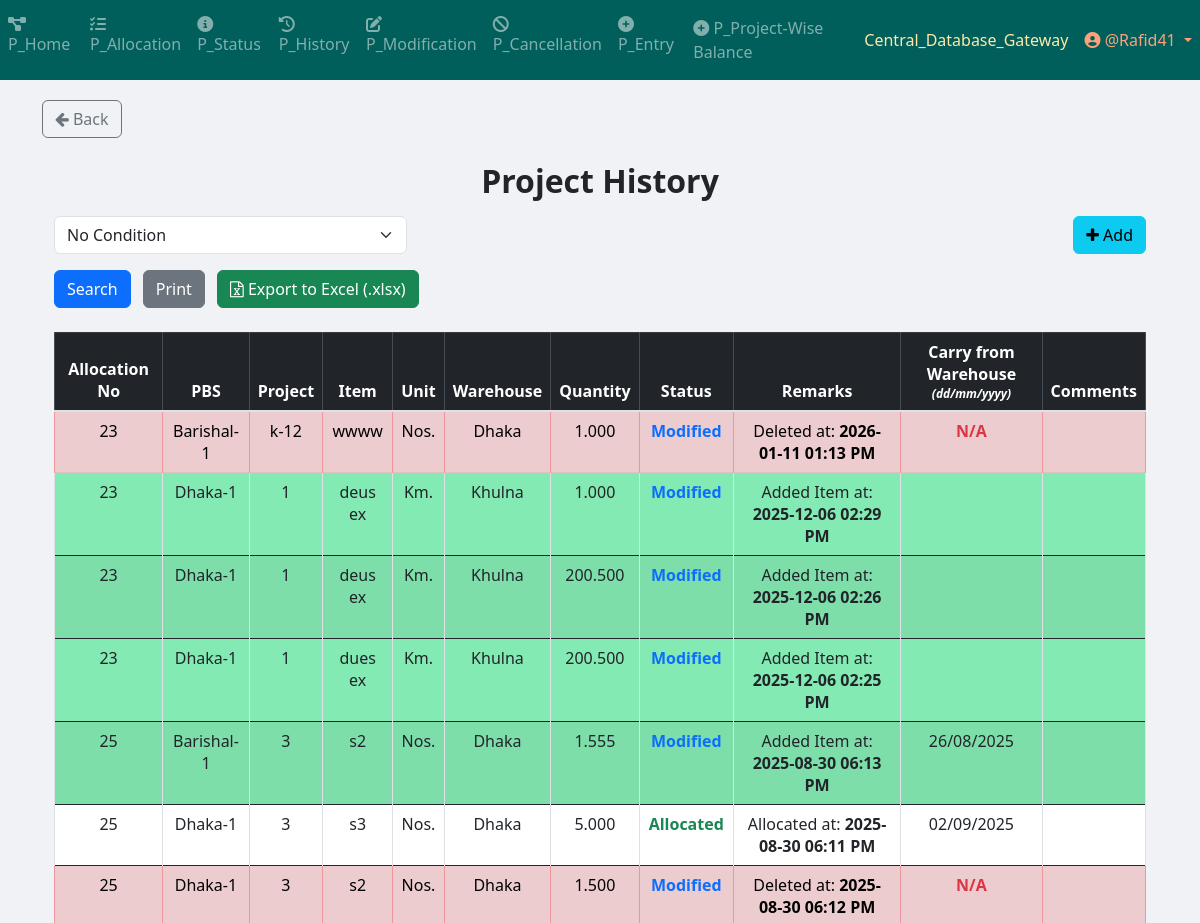
/project/project_history/ (signed in, upper part), run on an earlier commit of the app's database.
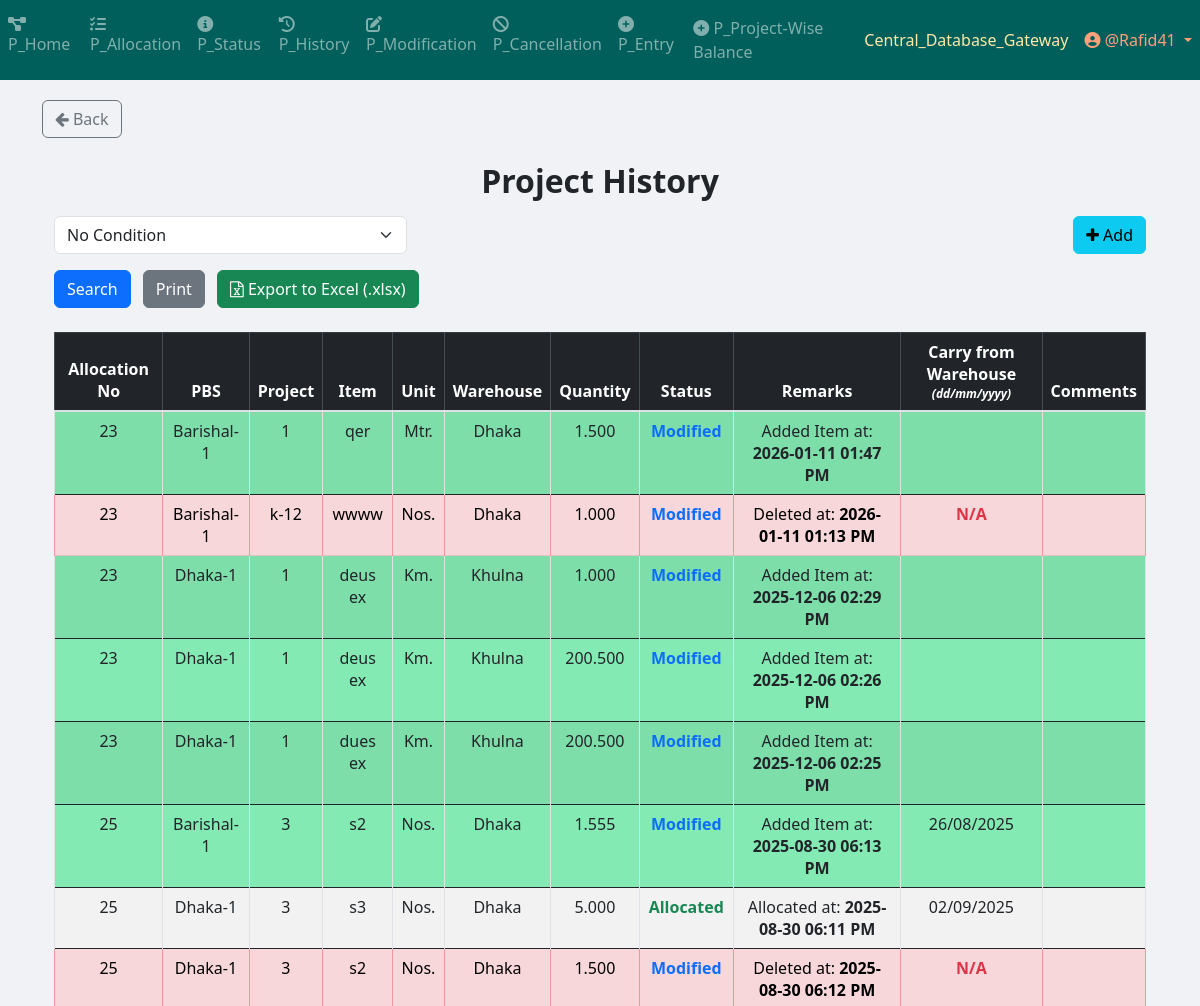
And on a later commit of the database.
### Project_App_History/models.py (models this page shows, shortened)
class Project_History(models.Model):
    GUID = models.CharField(max_length=100, default="", blank=True, null=True)
    allocation_no = models.IntegerField()
    pbs = models.TextField()
    project = models.TextField()
    item = models.TextField()
    warehouse = models.CharField(max_length=50)
    unit_of_item = models.TextField()
    quantity = models.DecimalField(
        max_digits=20,
        decimal_places=3,
        default=0.00
    )
    created_at = models.DateTimeField(auto_now=True)
    STATUS_CHOICES = [
        ("Pending Approval", "Pending Approval"),
        ("Allocated", "Allocated"),
        ("Cancelled", "Cancelled"),
        ("Modified", "Modified"),
    ]
    status = models.CharField(
        max_length=100, choices=STATUS_CHOICES, default="Allocated"
    )
    remarks = models.TextField(blank=True, null=True)
    remarks_status = models.CharField(max_length=100, blank=True, null=True)
    carry_from_warehouse = models.CharField(max_length=100, blank=True, null=True)
    comments = models.TextField(blank=True, null=True)
    item_primary_key = models.BigIntegerField(null=True)

### Project_App_History/views.py (the view, shortened to what this page needs)
# urls.py: path("history/", include("App_History.urls")),
@login_required
def history(request):
    results = History.objects.all().order_by('-created_at')
    applied_filters = []
    for i in range(1, 10):  # support up to 9 filters
        filter_type = request.GET.get(f"filter_type_{i}")
        filter_value = request.GET.get(f"filter_value_{i}")
        date_status = request.GET.get(f"date_status_{i}")
        if filter_value:
            filter_value = filter_value.strip()
        if not filter_type or filter_type == "no_condition" or (not filter_value and filter_type not in ["carry_from_warehouse_date"]):
            continue
    group = request.user.user_group.user_group_type if hasattr(request.user, "user_group") else ""
    print_view = request.GET.get("print_view") == "true"
    if print_view:
        items = results
    else:
        page = request.GET.get('page', 1)
        paginator = Paginator(results, 50)
        try:
            items = paginator.page(page)
        except PageNotAnInteger:
            items = paginator.page(1)
        except EmptyPage:
            items = paginator.page(paginator.num_pages)
    context = {
        "items": items,
        "status_choices_json": json.dumps(History.STATUS_CHOICES),
        "can_edit_carry": group in ["Editor", "Only_View_History_and_Edit_Carry_From_Warehouse_Column"],
        "can_edit_comments": group in ["Editor"],
        "is_print_view": print_view,
    }
    return render(request, "Project_Templates/Project_App_History/view_and_print_history.html", context)

### App_Admin_Panel/templatetags/nav_CDB_links_loader.py (called while the page is built)
@register.simple_tag
def external_link_from_static(filename):
    subpath = filename
    if not subpath.startswith("links" + os.sep) and not subpath.startswith("links/"):
        subpath = os.path.join("links", filename)
    file_path = find(subpath)
    if not file_path:
        return ""
    try:
        with open(file_path, "r", encoding="utf-8") as f:
            return f.read().strip()
    except Exception:
        return ""

### templates/Project_Templates/Project_App_History/view_and_print_history.html (shortened to what this page needs)
{% extends 'base.html' %}
{% load static %}
{% load tz %}
{% block body_block %}
<a href="{% url 'Project_App_Home:project_home_page' %}" class="btn btn-outline-secondary">
    <i class="fa fa-arrow-left"></i> Back
</a>
<div class="container mt-4">
    <h2 class="text-center mb-3"><b>Project History</b></h2>
    <form method="GET" class="mb-4" id="dynamicSearchForm" {% if is_print_view %}style="display:none;"{% endif %}>
        <div id="filterRowsContainer">
        </div>
        <div class="row mt-3">
            <div class="col-md-12">
                <button type="submit" class="btn btn-primary me-2">Search</button>
                <button type="button" class="btn btn-secondary me-2" onclick="printResults()">Print</button>
                <button type="button" class="btn btn-success" onclick="exportToExcelGeneric()">
                    <i class="fa fa-file-excel-o"></i> Export to Excel (.xlsx)
                </button>
            </div>
        </div>
    </form>
    <div id="printableArea" class="table-responsive">
        <table class="table table-bordered table-striped table-hover text-center" id="historyTable">
            <thead class="table-dark sticky-top">
                <tr>
                    <th>Allocation No</th>
                    <th>PBS</th>
                    <th>Project</th>
                    <th>Item</th>
                    <th>Unit</th>
                    <th>Warehouse</th>
                    <th>Quantity</th>
                    <th>Status</th>
                    <th>Remarks</th>
                    <th>
                        Carry from Warehouse<br>
                        <span style="font-size: 0.75em; font-style: italic;">(dd/mm/yyyy)</span>
                    </th>
                    <th>Comments</th>
                </tr>
            </thead>
            <tbody>
                {% if items %}
                    {% for item in items %}
                         <tr class="{% if item.remarks_status == 'Deleted' or item.status == 'Cancelled' %}table-danger{% elif item.remarks_status == 'Added' and item.status == 'Modified' %}table-light-green{% endif %}">
                            <td>{{ item.allocation_no }}</td>
                            <td>{{ item.pbs }}</td>
                            <td>{{ item.project }}</td>
                            <td>{{ item.item }}</td>
                            <td>{{ item.unit_of_item }}</td>
                            <td>{{ item.warehouse }}</td>
                            <td>{{ item.quantity }}</td>
                            <td class="{% if item.status == 'Allocated' %}text-success{% elif item.status == 'Cancelled' %}text-danger{% elif item.status == 'Modified' %}text-primary{% endif %}">
                                <strong>{{ item.status }}</strong>
                            </td>
                            <td>{{ item.remarks|safe }}</td>
                            <td class="date-cell">
                                {% if item.carry_from_warehouse == "N/A" %}
                                    <span class="text-danger"><b>N/A</b></span><br>
                                {% elif item.carry_from_warehouse %}
                                    {% with day=item.carry_from_warehouse|slice:"8:10" month=item.carry_from_warehouse|slice:"5:7" year=item.carry_from_warehouse|slice:"0:4" %}
                                        {{ day }}/{{ month }}/{{ year }}
                                    {% endwith %}
                                {% endif %}
                            </td>
                            <td class="comments-cell text-start">
                            </td>
                        </tr>
                    {% endfor %}
                {% else %}
                    <tr>
                        <td colspan="11" class="text-center text-danger">No matching data found</td>
                    </tr>
                {% endif %}
            </tbody>
        </table>
    </div>
</div>
{% endblock %}

What changed in the data, as far as the page shows it:
added Project_History: allocation_no "23", pbs "Barishal-1", project "1", item "qer", unit_of_item "Mtr.", warehouse "Dhaka", quantity "1.500", status "Modified", remarks "Added Item at: 2026-01-11 01:47 PM"
